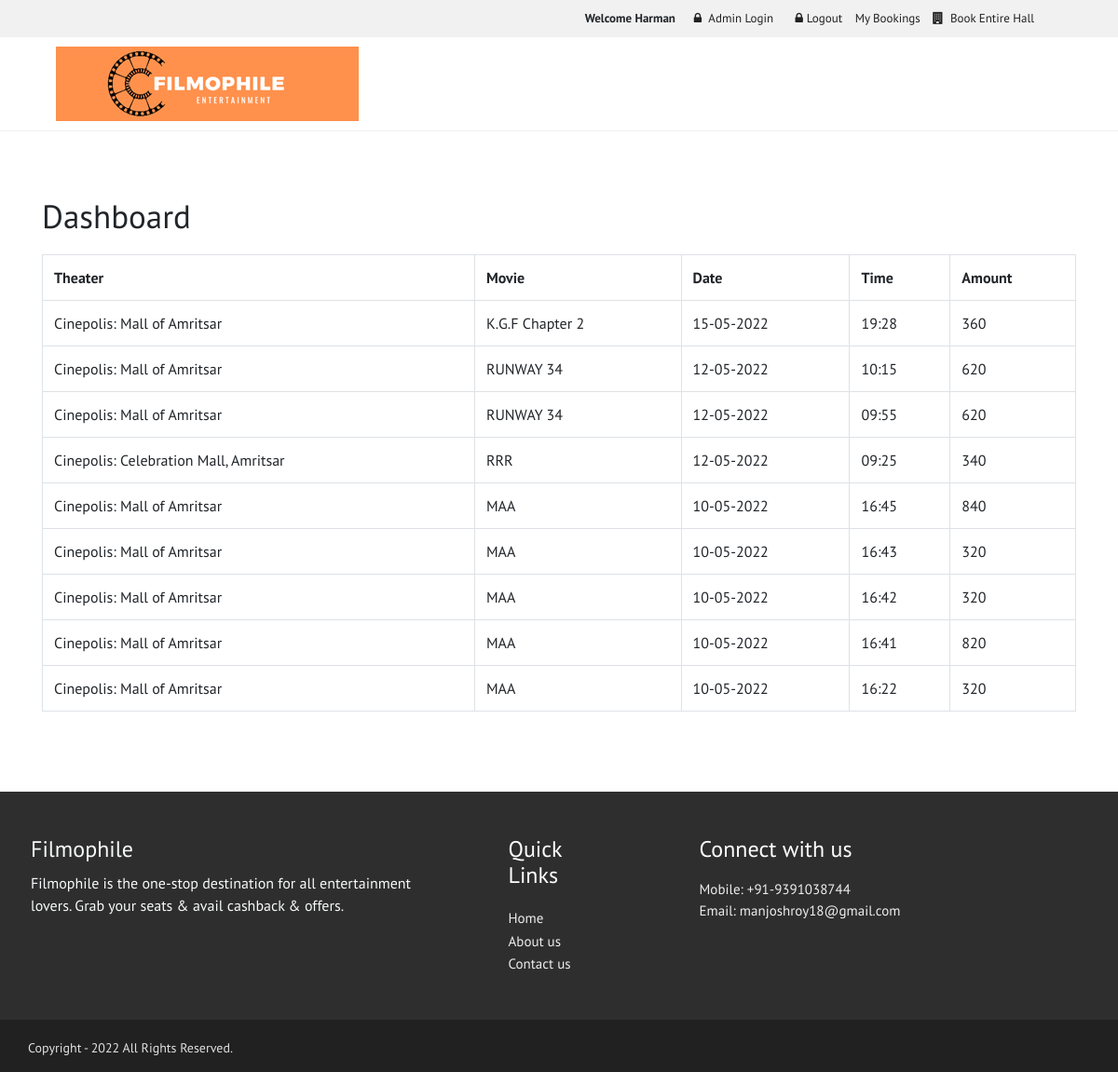
Page /filmophile/userhome.php (signed in) on the committed database.
### tables this page shows
CREATE TABLE `ticketbooking` (
  `ticketid` int(20) NOT NULL,
  `user_id` int(10) NOT NULL,
  `movieid` int(10) NOT NULL,
  `moviedate` date NOT NULL,
  `movietime` time NOT NULL,
  `ticketamount` varchar(5) NOT NULL,
  `seatnumber` varchar(255) NOT NULL,
  `cardnumber` varchar(255) NOT NULL,
  `cardname` varchar(255) NOT NULL,
  `cardexpiry` varchar(255) NOT NULL,
  `cardcvv` varchar(255) NOT NULL,
  `theatre` varchar(255) NOT NULL,
  `no_of_seats` int(11) NOT NULL,
  `booking_date` date NOT NULL,
  `booking_time` time NOT NULL
);

CREATE TABLE `movies` (
  `movieid` int(10) NOT NULL,
  `moviename` varchar(50) NOT NULL,
  `cast` varchar(150) NOT NULL,
  `genre` varchar(50) NOT NULL,
  `language` varchar(50) NOT NULL,
  `director` varchar(20) NOT NULL,
  `image` varchar(255) NOT NULL,
  `trailer_link` varchar(255) NOT NULL
);

### filmophile/userhome.php (the view, shortened to what this page needs)
     <!DOCTYPE html>
<html>
    <head>
<link rel="stylesheet" href="https://maxcdn.bootstrapcdn.com/bootstrap/4.4.1/css/bootstrap.min.css">
<link rel="stylesheet" href="https://cdnjs.cloudflare.com/ajax/libs/font-awesome/4.7.0/css/font-awesome.min.css">
<link href="style.css" rel="stylesheet" type="text/css"/>
<link href="newstyle.css" rel="stylesheet" type="text/css"/>
    </head>
    <body>
        <div class="container-fluid p-0">
        <?php include 'header.php';
        include 'connection.php';
        $user_id = $_SESSION['userid'];
        $sql="select theatre,movieid,booking_date,booking_time,ticketamount,user_id from ticketbooking
        where user_id = $user_id
                ORDER BY ticketid DESC ";
        $res = mysqli_query($con,$sql);
         ?>
        <div class="UserDashboardSection">
            <div class="container">
            <h1>Dashboard</h1>
            <div class="table-responsive">
                <table border="1" class="table table-hover" style="border: 1px solid #dee2e6;margin-top: 20px;">
            <tr>
                <th>Theater</th>
                <th>Movie</th>
                <th>Date</th>
                <th>Time</th>
                  <th>Amount</th>
            </tr>
            <?php
            while($row= mysqli_fetch_assoc($res))
            {
            $old_booking_date = $row['booking_date'];
            $middle = strtotime($old_booking_date);
            $new_date = date('d-m-Y', $middle);
            $old_booking_time = $row['booking_time'];
            $middlee = strtotime($old_booking_time);
            $new_time = date('H:i', $middlee);
            $sql1="select user_name from users where user_id =".$row['user_id'];
            $res1 = mysqli_query($con,$sql1);
            if($row1= mysqli_fetch_assoc($res1))
            {
                $sql2="select moviename from movies where movieid =".$row['movieid'] ;
                $res2 = mysqli_query($con,$sql2);
                if($row2 = mysqli_fetch_assoc($res2))
                {
                    $moviename = $row2['moviename'];
            ?>
            <tr>
            <td><?php echo $row['theatre']?></td>
                <td><?php echo $moviename?></td>
                <td><?php echo $new_date?></td>
                <td><?php echo $new_time?></td>
                <td><?php echo  $row['ticketamount']?></td>
            </tr>
            <?php
                }
            }
        }
        ?>
        </table>
               </div>
            </div>
        </div>
        <?php include 'footer.php'; ?>
        </div>
    </body>
</html>

### filmophile/header.php (shortened to what this page needs)
 <div class="top-nav">
     <p>
         <?php
             if(isset($_SESSION['username']))
             {
                 echo "<b>Welcome ".$_SESSION['username']."&nbsp;&nbsp;&nbsp;&nbsp;&nbsp;</b>";
             }
             else
        ?>
         <a href="adminlogin.php"><i class="fa fa-lock mr-1" aria-hidden="true"></i> Admin Login</a>
         <a href="userlogin.php">
               <?php
                 if(isset($_SESSION['username']))
                 {
                     ?>
                         <a href="userlogout.php"><i class="fa fa-lock mr-1" aria-hidden="true"></i>Logout</a>
                     <?php
                     }
                     else
                     {
                     ?>
                         <a href="userlogin.php"><i class="fa fa-lock mr-1" aria-hidden="true"></i>User Login</a>
                     <?php
                 }
               ?>
             <a href="userhome.php"> </i>My Bookings</a>
         <a href="BookHall.php"> <i class="fa fa-building mr-1" aria-hidden="true"></i> Book Entire Hall</a></p>
 </div>
 <div class="navbar-div-2">
     <div class="row">
       <div class="col-md-7">
        <a class="navbar-brand" href="index.php">
            <img class="img-fluid" src="images/logo.png">
        </a>
     </div>
 </div>
</div>

### filmophile/footer.php
   <div class="footer-section">
       <div class="row py-2">
       <div class="col-md-5 text-light aboutus px-5">
           <h2>Filmophile</h2>
           <p>Filmophile is the one-stop destination for all entertainment lovers. Grab your seats & avail cashback & offers.</p>
       </div>
        <div class="col-md-2 px-5 quick-links">
            <h2>Quick Links</h2>
            <a href="index.php">Home</a><br>
            <a href="aboutus.php">About us</a><br>
            <a href="contactus.php">Contact us</a>
       </div>
        <div class="col-md-5 px-5 contactus">
            <h2>Connect with us</h2>
            <p>Mobile: +91-9391038744<br>
            Email: manjoshroy18@gmail.com</p>
       </div>
   </div>
</div>
   <div class="copyright-section">
        <div class="row">
            <div class="col-md-12">
                 <p>Copyright - 2022 All Rights Reserved.</p>
            </div>
          </div>
      </div>

### filmophile/style.css (style rules this page uses)
html, body { overflow-x: hidden; font-family: 'PT Sans', sans-serif; }
.top-nav { background: #F1F1F1; padding: 10px 0 10px 0; }
.top-nav p { text-align: right; padding-right: 80px; padding-bottom: 0px; margin-bottom: 0px; font-size: 13px; }
.top-nav a { color: #212121; margin-right: 10px; }
.footer-section { background-color: #2E2E2E; padding: 40px 20px 40px 20px; }
.footer-section .quick-links h2 { color: white; margin-bottom: 18px; font-size: 24px; }
.footer-section .quick-links a { color: #eeeeee; font-size: 15px; }
.footer-section .contactus h2 { color: white; margin-bottom: 18px; font-size: 24px; }
.footer-section .contactus p { color: #eeeeee; font-size: 15px; }
.copyright-section { padding: 20px 20px 15px 20px; background: #212121; }
.copyright-section p { color: #e0e0e0; font-size: 14px; margin-left: 30px; margin-bottom: 0px; }

### filmophile/newstyle.css (style rules this page uses)
html, body { overflow-x: hidden; font-family: 'PT Sans', sans-serif; }
.navbar-div-2 { padding:10px 0; }
.navbar-div-2 .row .navbar-brand { margin-left:60px; padding:0; }
.top-nav { background: #F1F1F1; padding: 10px 0 10px 0; }
.top-nav p { text-align: right; padding-right: 80px; padding-bottom: 0px; margin-bottom: 0px; font-size: 13px; }
.top-nav a { color: #212121; margin-right: 10px; }
.footer-section { background-color: #2E2E2E; padding: 40px 0; }
.footer-section .aboutus h2 { margin: 0 0 10px 0; font-size: 24px; }
.footer-section .quick-links h2 { color: white; margin-bottom: 18px; font-size: 24px; }
.footer-section .quick-links a { color: #eeeeee; font-size: 15px; }
.footer-section .contactus h2 { color: white; margin-bottom: 18px; font-size: 24px; }
.footer-section .contactus p { color: #eeeeee; font-size: 15px; }
.copyright-section { padding: 20px 0 15px 0; background: #212121; }
.copyright-section p { color: #e0e0e0; font-size: 14px; margin-left: 30px; margin-bottom: 0px; }
.UserDashboardSection { padding:70px 0; border-top:1px solid rgb(240, 240, 240); }
.UserDashboardSection .container h1 { margin:0; padding:0; font-size:35px; }

### rows in the picture
ticketbooking: theatre "Cinepolis: Mall of Amritsar", movieid.moviename "K.G.F Chapter 2", booking_date "15-05-2022", booking_time "19:28", ticketamount "360"
ticketbooking: theatre "Cinepolis: Mall of Amritsar", movieid.moviename "RUNWAY 34", booking_date "12-05-2022", booking_time "10:15", ticketamount "620"
ticketbooking: theatre "Cinepolis: Mall of Amritsar", movieid.moviename "RUNWAY 34", booking_date "12-05-2022", booking_time "09:55", ticketamount "620"
ticketbooking: theatre "Cinepolis: Celebration Mall, Amritsar", movieid.moviename "RRR", booking_date "12-05-2022", booking_time "09:25", ticketamount "340"
ticketbooking: theatre "Cinepolis: Mall of Amritsar", movieid.moviename "MAA", booking_date "10-05-2022", booking_time "16:45", ticketamount "840"
ticketbooking: theatre "Cinepolis: Mall of Amritsar", movieid.moviename "MAA", booking_date "10-05-2022", booking_time "16:43", ticketamount "320"
ticketbooking: theatre "Cinepolis: Mall of Amritsar", movieid.moviename "MAA", booking_date "10-05-2022", booking_time "16:42", ticketamount "320"
ticketbooking: theatre "Cinepolis: Mall of Amritsar", movieid.moviename "MAA", booking_date "10-05-2022", booking_time "16:41", ticketamount "820"
ticketbooking: theatre "Cinepolis: Mall of Amritsar", movieid.moviename "MAA", booking_date "10-05-2022", booking_time "16:22", ticketamount "320"

### other values in the picture
$_SESSION['username'] "Harman"
